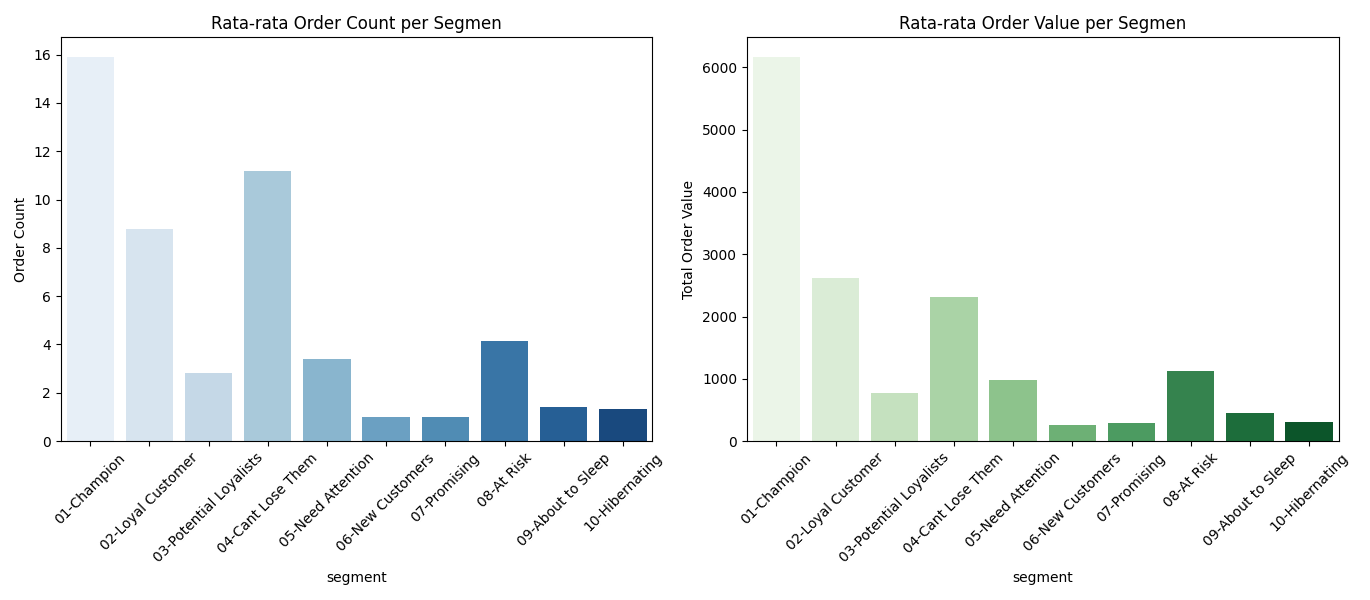

Here is the Python script that generated this plot:
import pandas as pd
import numpy as np
import seaborn as sns 
import matplotlib.pyplot as plt


df = pd.read_csv('Salinan Salinan Online Retail Data.csv', header =0)

# Data cleansing
df_clean = df.copy()
df_clean['date'] = pd.to_datetime(df_clean['order_date']).dt.date.astype('datetime64[ns]')
df_clean['amount'] = df_clean['quantity']*df_clean['price']

# Agregat data transaksi ke bentuk summary total transaksi (order), total nilai order (order value)
# tanggal order terakhir dari setiap penggunanya

df_user = df_clean.groupby('customer_id', as_index=False).agg(order_count=('order_id','nunique'),
                                                              max_order_date=('date','max'),
                                                              total_order_value=('amount','sum'))

today = df_clean['date'].max()
df_user['day_since_last_order'] = (today-df_user['max_order_date']).dt.days

#Binning
df_user['recency_score'] = pd.cut(df_user['day_since_last_order'],bins=[df_user['day_since_last_order'].min(),
                                                                        np.percentile(df_user['day_since_last_order'],20),
                                                                        np.percentile(df_user['day_since_last_order'],40),
                                                                        np.percentile(df_user['day_since_last_order'],60),
                                                                        np.percentile(df_user['day_since_last_order'],80),
                                                                        df_user['day_since_last_order'].max()], 
                                  labels=[5,4,3,2,1], include_lowest = True).astype(int)

df_user['frequency_score'] = pd.cut(df_user['order_count'],bins=[0,
                                                                        np.percentile(df_user['order_count'],20),
                                                                        np.percentile(df_user['order_count'],40),
                                                                        np.percentile(df_user['order_count'],60),
                                                                        np.percentile(df_user['order_count'],80),
                                                                        df_user['order_count'].max()], 
                                  labels=[1,2,3,4,5], include_lowest = True).astype(int)

df_user['monetary_score'] = pd.cut(df_user['total_order_value'],bins=[df_user['total_order_value'].min(),
                                                                        np.percentile(df_user['total_order_value'],20),
                                                                        np.percentile(df_user['total_order_value'],40),
                                                                        np.percentile(df_user['total_order_value'],60),
                                                                        np.percentile(df_user['total_order_value'],80),
                                                                        df_user['total_order_value'].max()], 
                                  labels=[1,2,3,4,5], include_lowest = True).astype(int)

df_user['segment'] = np.select(
[(df_user['recency_score']==5) & (df_user ['frequency_score']>=4),
 (df_user['recency_score'].between(3, 4)) & (df_user ['frequency_score']>=4),
 (df_user['recency_score']>=4) & (df_user ['frequency_score'].between(2, 3)),
 (df_user['recency_score']<=2) & (df_user ['frequency_score']==5),
 (df_user['recency_score']==3) & (df_user ['frequency_score']==3),
 (df_user['recency_score']==5) & (df_user ['frequency_score']==1),
 (df_user['recency_score']==4) & (df_user ['frequency_score']==1),
 (df_user['recency_score']<=2) & (df_user ['frequency_score'].between(3, 4)),
 (df_user['recency_score']==3) & (df_user ['frequency_score']<=2),
 (df_user['recency_score']<=2) & (df_user ['frequency_score']<=2)],
['01-Champion', '02-Loyal Customer', '03-Potential Loyalists', '04-Cant Lose Them',
 '05-Need Attention', '06-New Customers', '07-Promising', '08-At Risk', '09-About to Sleep',
 '10-Hibernating'],default='Others')

# Summary dari RFM Segmentation
summary = pd.pivot_table(df_user,index='segment',values=['customer_id','day_since_last_order','order_count','total_order_value'],
                    aggfunc={
                        'customer_id': pd.Series.nunique,
                        'day_since_last_order': ['mean','median'],
                        'order_count': ['mean','median'],
                        'total_order_value': ['mean','median']
                    })

summary['pct_unique'] = (summary['customer_id'] / summary['customer_id'].sum() * 100).round(1)

fig, axes = plt.subplots(1, 2, figsize=(14,6))

sns.barplot(x=summary.index, y=summary['order_count']['mean'], ax=axes[0], palette="Blues")
axes[0].set_title("Rata-rata Order Count per Segmen")
axes[0].set_ylabel("Order Count")
axes[0].tick_params(axis='x', rotation=45)

sns.barplot(x=summary.index, y=summary['total_order_value']['mean'], ax=axes[1], palette="Greens")
axes[1].set_title("Rata-rata Order Value per Segmen")
axes[1].set_ylabel("Total Order Value")
axes[1].tick_params(axis='x', rotation=45)

plt.tight_layout()
plt.show()
print(summary)
